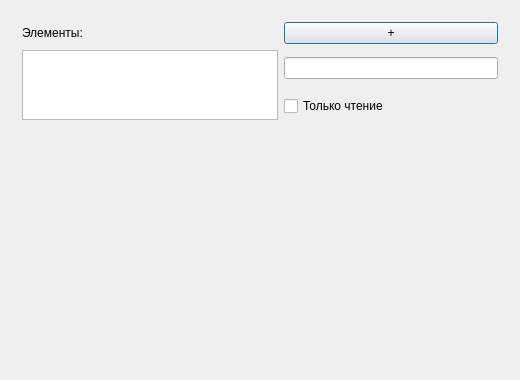
<?xml version="1.0" encoding="UTF-8"?>
<ui version="4.0"><class>Dialog</class><widget class="QDialog" name="Dialog"><property name="geometry"><rect><x>0</x><y>0</y><width>520</width><height>380</height></rect></property><property name="windowTitle"><string>#105 lists/190_list_in_grid</string></property><layout class="QVBoxLayout" name="verticalLayout"><property name="leftMargin"><number>11</number></property><property name="topMargin"><number>11</number></property><property name="rightMargin"><number>11</number></property><property name="bottomMargin"><number>11</number></property><property name="spacing"><number>6</number></property><item><layout class="QGridLayout" name="g"><property name="leftMargin"><number>11</number></property><property name="topMargin"><number>11</number></property><property name="rightMargin"><number>11</number></property><property name="bottomMargin"><number>11</number></property><property name="spacing"><number>6</number></property><item row="0" column="0"><widget class="QLabel" name="l1"><property name="text"><string>Элементы:</string></property></widget></item><item row="0" column="1"><widget class="QPushButton" name="b1"><property name="text"><string>+</string></property></widget></item><item row="1" column="0" rowspan="2"><widget class="QListWidget" name="list"></widget></item><item row="1" column="1"><widget class="QLineEdit" name="e1"></widget></item><item row="2" column="1"><widget class="QCheckBox" name="c1"><property name="text"><string>Только чтение</string></property><property name="checked"><bool>false</bool></property></widget></item></layout></item><item><spacer name="verticalSpacer"><property name="orientation"><enum>Qt::Orientation::Vertical</enum></property><property name="sizeHint" stdset="0"><size><width>40</width><height>20</height></size></property></spacer></item></layout></widget></ui>
